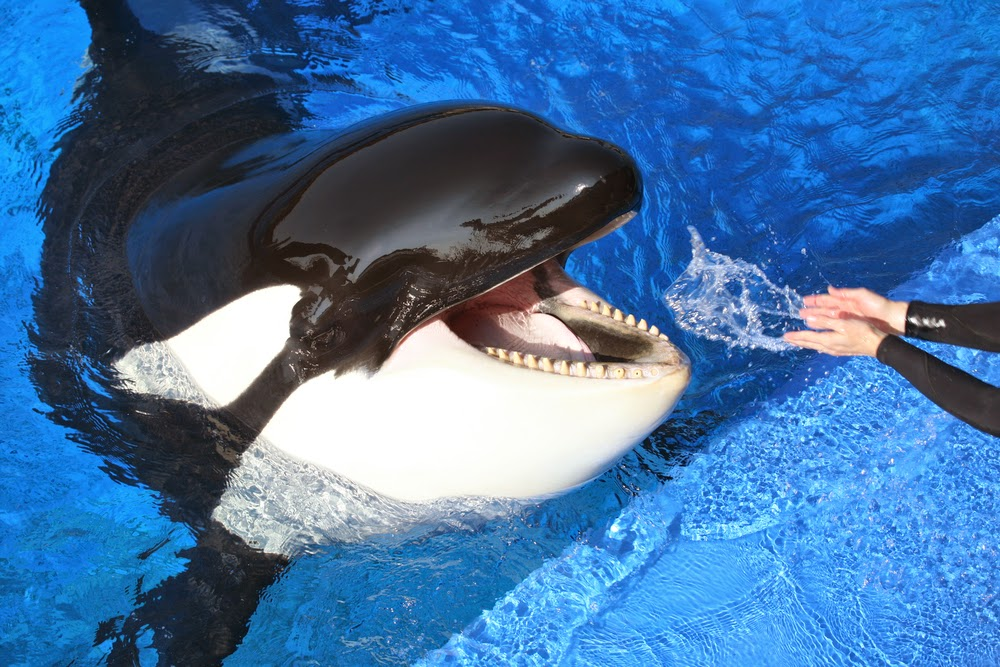
%> input picture 3. Tercero/Visió Artificial/_old/practica_2/images_p2/doulphin.jpg, 1000 x 667 px
$ octave --eval "ej21;"   (GNU Octave 9; MATLAB toolbox functions it lacks are replaced by stand-ins)
%> lines starting %> are read from the running program, lines starting %| are printed output that depends on the picture
function [] = ej21() % file is the name of the image
%ej21 This function illustrates the effect of resizing and smoothing with different 1D and 2D masks

close all;
file='images_p2/face.png';
file2='images_p2/doulphin.jpg';

im=imread(file2);
%> im is the input picture: size 667x1000x3 uint8; mean R, G, B 68.4, 115.4, 164.8

imGray=rgb2gray(im);
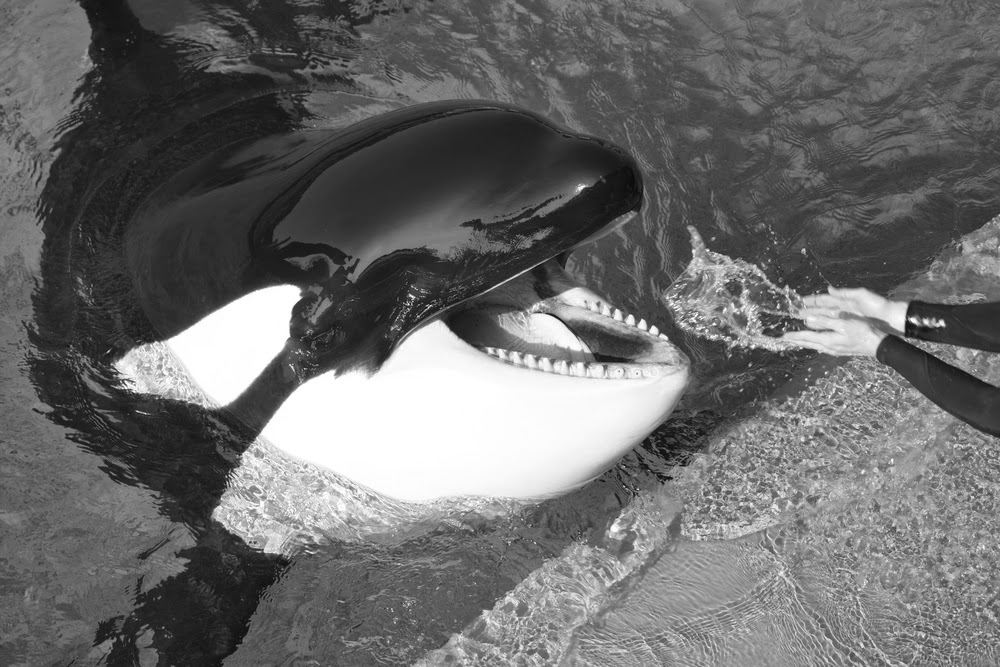
%> imGray: size 667x1000 uint8; min 9, max 255, mean 107
resizedIm=imresize(imGray, 2);

h_hor=[1 1 1 1 1]; % 1D mask defined
h_hor=h_hor/sum(h_hor); % normalizations

% define a vertical mask and apply it on the gray image.
for k=1:1000
    smoothedImGray1D_hor=imfilter(double(imGray),h_hor);
end
% Repeat the smoothing several times in order to remove the line in the middle.

% Look for alternative of the mean filter to remove the line in the middle.
%smoothedImGray1D_...=

% define the 2D mask, shell we normalize it?
h_hor2 = [[1 1 1 1 1],[1 1 1 1 1],[1 1 1 1 1]]; %the DIM of the filter matrix determines the DIM of the mask.
h_hor2 = h_hor2/sum(h_hor2);                    %the len of each row of the filter matrix determines how much neighbors pixels we look at.

for j=1:1000
    smoothedImGray2D_hor = imfilter(double(imGray), h_hor2); %convolving with a 2D mask
end                                                          %if we do not normalize the mask, it will fuck up the image's histogram.
%> this loop made 1000 passes
%> pass 1, in ej21, `smoothedImGray2D_hor = imfilter(double(imGray), h_hor2);`:
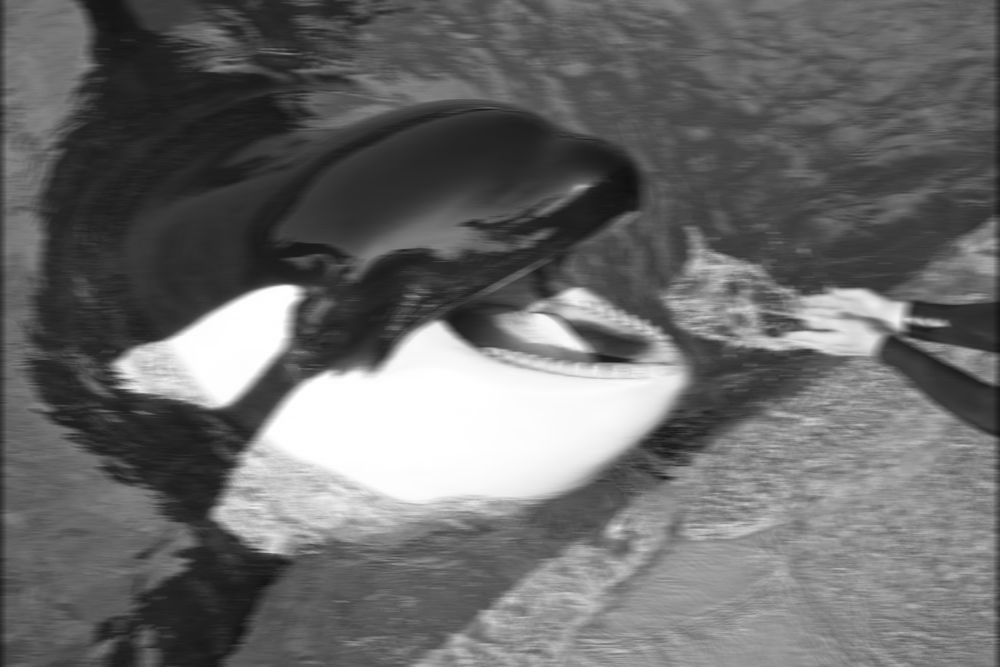
%> smoothedImGray2D_hor: size 667x1000 double; min 16.73, max 255, mean 106.6

figure, subplot(3,4,2),imshow(im, []), title('Original image'),...
subplot(3,4,5),imshow(imGray), title('Gray image'),...
subplot(3,4,6),imshow(resizedIm),title('Resized image'),...
subplot(3,4,7),imshow(uint8(smoothedImGray1D_hor)),title('Smoothed image (1D)'),...
subplot(3,4,8),imshow(uint8(smoothedImGray2D_hor)),title('Smoothed image (2D)'),...
%> `ej21;`:
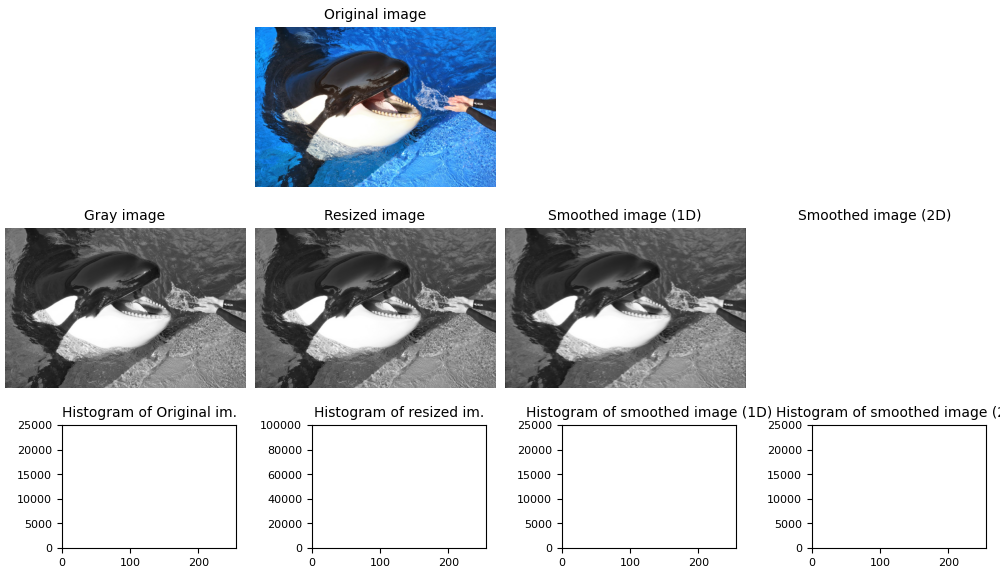
%> figure redrawn from the program's plot data, 9 panels
subplot(3,4,9),imhist(imGray), title('Histogram of Original im.'), ... %THE HISTS ARE DONE CHANNEL BY CHANNEL, NOT IN RGB(COLOURED) CHANNELS
subplot(3,4,10),imhist(resizedIm),title('Histogram of resized im.'),...
subplot(3,4,11),imhist(uint8(smoothedImGray1D_hor)),title('Histogram of smoothed image (1D)'),...
subplot(3,4,12),imhist(uint8(smoothedImGray2D_hor)),title('Histogram of smoothed image (2D)');
